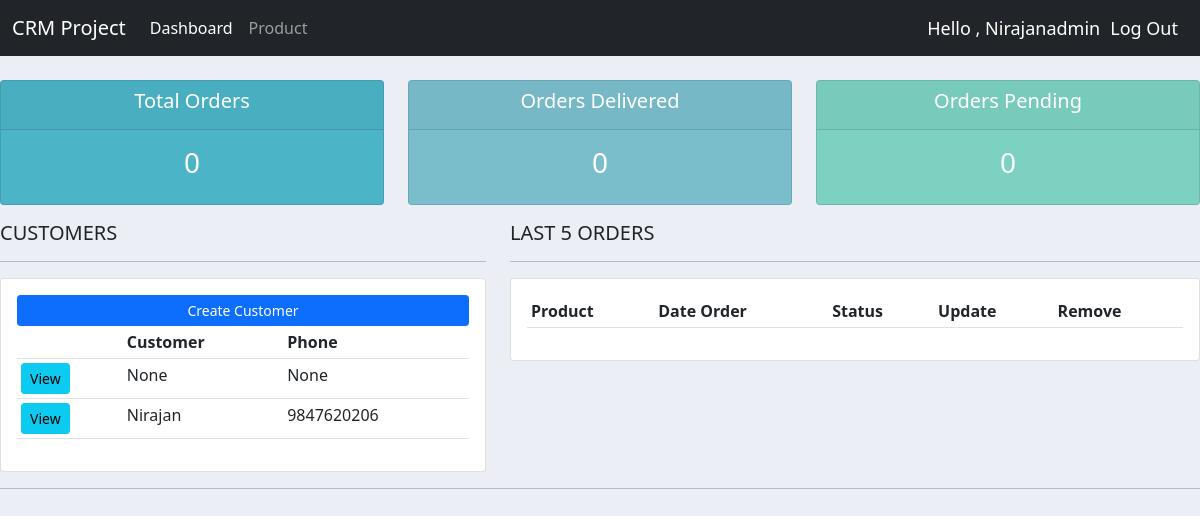
/ (signed in), run on the app's committed database.
### customer/models.py (models this page shows, shortened)
class Customer(models.Model):
    user=models.OneToOneField(User, null=True, blank=True, on_delete=models.CASCADE)
    firstname = models.CharField(max_length=100, null=True)
    lastname= models.CharField(max_length=100, null=True)
    email = models.CharField(max_length=100, null=True)
    phone = models.CharField(max_length=20, null=True)
    address=models.CharField(max_length=150, blank=True, null=True)
    avtar=models.ImageField(upload_to='profile/', null=True, blank=True)
    date_created = models.DateTimeField(auto_now_add=True, null=True)

### user/views.py (the view)
# urls.py: path('', dashboard, name='dashboard'),
@login_required(login_url='user:login')
def dashboard(request):
    customers=Customer.objects.all()
    orders=Order.objects.all()
    total_order=Order.objects.all().count()
    delivered=orders.filter(status='Delivery').count()
    pending=orders.filter(status='Pending').count()
    context={'customers':customers, 'orders':orders,
    'total_order':total_order,
    'delivered':delivered,
    'pending':pending,
    'title':'Dashboard'
    }
    return render(request,'dashboard.html', context)

### user/templates/dashboard.html (shortened to what this page needs)
{% extends 'base.html' %}
{% block content %}
{% include 'components/status.html' %}
<div class="row">
    <div class="col-md-5">
        <h5>CUSTOMERS</h5>
        <hr>
        <div class="card card-body">
            <a class="btn btn-primary btn-sm btn-block" href="#">Create Customer</a>
            <table class="table table-sm">
                <tr>
                    <th></th>
                    <th>Customer</th>
                    <th>Phone</th>
                    {% for customer in customers %}
                        <tr>
                            <td><a class="btn btn-sm btn-info" href="{% url 'customer:customers_list' customer.id %}">View</a></td>
                            <td>{{customer.firstname}}</td>
                            <td>{{customer.phone}}</td>
                        </tr>
                    {% endfor %}
                </tr>
            </table>
        </div>
    </div>
    <div class="col-md-7">
        <h5>LAST 5 ORDERS</h5>
        <hr>
        <div class="card card-body">
            <table class="table table-sm">
                <tr>
                    <th>Product</th>
                    <th>Date Order</th>
                    <th>Status</th>
                    <th>Update</th>
                    <th>Remove</th>
                </tr>
            </table>
        </div>
    </div>
</div>
    <hr>
{% endblock content %}

### templates/components/navbar.html (shortened to what this page needs)
<nav class="navbar navbar-expand-lg navbar-dark bg-dark">
    <div class="container-fluid">
      <div class="collapse navbar-collapse" id="navbarTogglerDemo01">
        <a class="navbar-brand" href="#">CRM Project</a>
        <ul class="navbar-nav me-auto mb-2 mb-lg-0">
          {% if request.user.is_staff %}
          <li class="nav-item">
            <a class="nav-link active" aria-current="page" href="{% url 'user:dashboard' %}">Dashboard</a>
          </li>
          <li class="nav-item">
            <a class="nav-link" href="{% url 'product:product_list' %}">Product</a>
          </li>
          {% else %}
          <li class="nav-item">
            <a class="nav-link" href="{% url 'customer:account' %}">Settings</a>
          </li>
          {% endif %}
        </ul>
        <span class="hello-msg">Hello , {{request.user}}</span>
        <span><a class="hello-msg" href="{% url 'user:logout' %}">Log Out</a></span>
      </div>
    </div>
</nav>

### staticfiles/css/style.css (style rules this page uses)
body { background-color: #ebeff5; }

### templates/components/navbar.html (style rules this page uses)
.hello-msg { font-size: 18px; text-transform: capitalize; color: #fff; margin-right: 10px; }
a { text-decoration: none; }

### data on the page
Customer: firstname "None", phone "None"
Customer: firstname "Nirajan", phone "9847620206"

### other printed values
{{ request.user }} "Nirajanadmin"
{{ total_order }} "0"
{{ delivered }} "0"
{{ pending }} "0"
